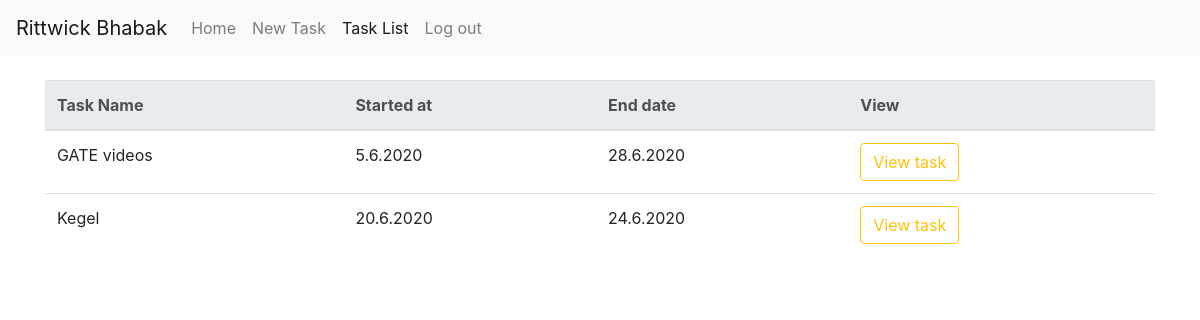
The app's page /tasklist (signed in) with its own data.
### myproject/models.py (models this page shows, shortened)
class User(db.Model, UserMixin):
    __tablename__ = 'users'
    id = db.Column(db.Integer, primary_key=True)
    name = db.Column(db.String)
    email = db.Column(db.String, unique=True)
    password_hash = db.Column(db.String)

class Task(db.Model):
    __tablename__ = 'tasks'
    id = db.Column(db.Integer, primary_key=True)
    taskName = db.Column(db.String)
    userId = db.Column(db.Integer)
    startDay = db.Column(db.Integer)
    startMonth = db.Column(db.Integer)
    startYear = db.Column(db.Integer)
    endDay = db.Column(db.Integer)
    endMonth = db.Column(db.Integer)
    endYear = db.Column(db.Integer)
    repetationList = db.Column(db.String)

### app.py (the view)
@app.route('/tasklist')
def tasklist():
    tasks = Task.query.filter_by(userId = session['user_id'])
    return render_template('taskList.html', tasks=tasks)

### myproject/models.py (called while the page is built)
@login_manager.user_loader
def load_user(user_id):
    return User.query.get(user_id)

### myproject/templates/tasklist.html (shortened to what this page needs)
{% extends "base.html" %}
{% block tasklistactive %} active {% endblock %}
{% block body %}
<div class="container my-4">
    <table class="table">
        <thead class="thead-light">
            <tr>
                <th scope="col">Task Name</th>
                <th scope="col">Started at</th>
                <th scope="col">End date</th>
                <th scope="col">View</th>
            </tr>
        </thead>
        <tbody>
            {% for task in tasks %}
            <tr>
                <td>{{task.taskName}}</td>
                <td>{{ task.startDay }}.{{ task.startMonth }}.{{ task.startYear }}</td>
                <td>{{ task.endDay }}.{{ task.endMonth }}.{{ task.endYear }}</td>
                <td><a href="/view/{{task.id}}"><button class="btn btn-outline-warning">View task</button></a></td>
            </tr>
            {% endfor %}
        </tbody>
    </table>
</div>
{% endblock %}

### myproject/templates/base.html (shortened to what this page needs)
<!DOCTYPE html>
<html lang="en">
<head>
    <link rel="stylesheet" href="{{ url_for('static', filename='base.css') }}">
    <link rel="stylesheet" href="{{ url_for('static', filename='bootstrap.css') }}">
</head>
<body>
    <nav class="navbar navbar-expand-lg navbar-light bg-light">
        {% if current_user.is_authenticated %}
        <a class="navbar-brand" href="{{ url_for('index') }}">{{ current_user.name}}</a>
        {% else %}
        <a class="navbar-brand" href="{{ url_for('index') }}">Consistency is the power</a>
        {% endif %}
        <div class="collapse navbar-collapse" id="navbarNavAltMarkup">
            <div class="navbar-nav">
                <a class="nav-item nav-link {% block homeactive %} {% endblock %}" href="{{ url_for('index') }}">Home</a>
                {% if current_user.is_authenticated %}
                <a class="nav-item nav-link {% block newtaskactive %} {% endblock %}" href="{{ url_for('newTask') }}">New Task</a>
                <a class="nav-item nav-link {% block tasklistactive %} {% endblock %}" href="{{ url_for('tasklist') }}">Task List</a>
                <a class="nav-item nav-link" href="{{ url_for('logout') }}">Log out</a>
                {% else %}
                <a class="nav-item nav-link {% block loginactive %} {% endblock %}" href="{{ url_for('login') }}">Log In</a>
                <a class="nav-item nav-link {% block signupactive %} {% endblock %}" href="{{ url_for('signup') }}">Sign Up</a>
                {% endif %}
            </div>
        </div>
    </nav>
    {% block body %} {% endblock %}
</body>
</html>

### myproject/static/base.css (style rules this page uses)
* { margin: 0; padding: 0; }

### records on screen
User: name "Rittwick Bhabak"
Task: taskName "GATE videos", startDay "5", startMonth "6", startYear "2020", endDay "28", endMonth "6", endYear "2020"
Task: taskName "Kegel", startDay "20", startMonth "6", startYear "2020", endDay "24", endMonth "6", endYear "2020"
